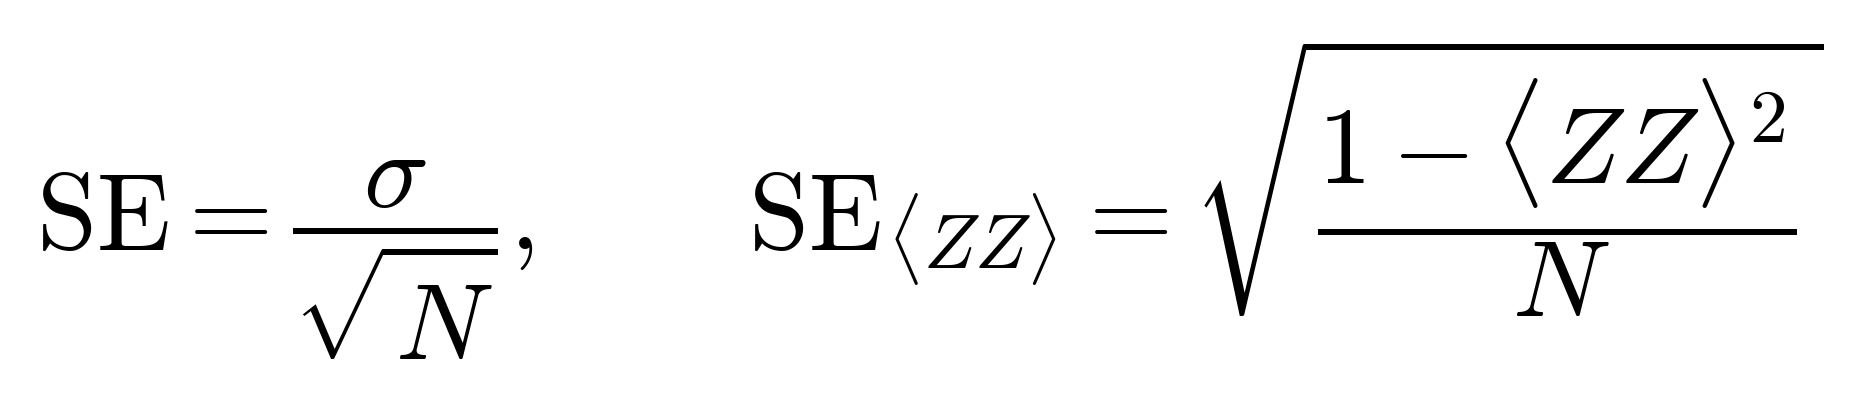

The script that saved this image:
"""Standard error, general and for <ZZ>.

Run from anywhere:  python eq_standard_error.py
Writes eq_standard_error.png next to this script. Needs only matplotlib.
"""
from pathlib import Path
import matplotlib
matplotlib.use("Agg")
import matplotlib.pyplot as plt

plt.rcParams.update({"mathtext.fontset": "cm", "font.family": "serif"})

OUT = Path(__file__).resolve().parent / "eq_standard_error.png"
EQUATION = r"""$\mathrm{SE} = \dfrac{\sigma}{\sqrt{N}},\qquad \mathrm{SE}_{\langle ZZ\rangle} = \sqrt{\dfrac{1 - \langle ZZ \rangle^{2}}{N}}$"""

fig = plt.figure(figsize=(0.1, 0.1))
fig.patch.set_facecolor("white")
fig.text(0, 0, EQUATION, fontsize=26, color="black")
fig.savefig(OUT, dpi=300, bbox_inches="tight", pad_inches=0.12, facecolor="white")
plt.close(fig)
print("wrote", OUT)
